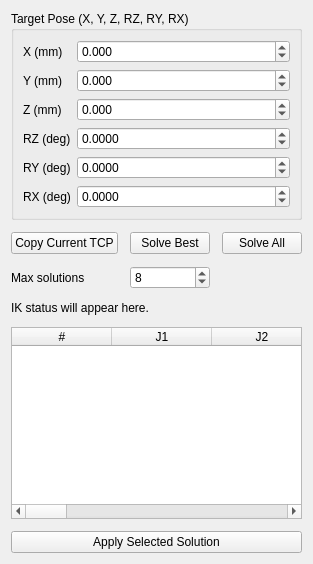
           <widget class="QWidget" name="ikTab">
            <attribute name="title">
             <string>IK</string>
            </attribute>
            <layout class="QVBoxLayout" name="ikTabLayout">
             <property name="spacing">
              <number>12</number>
             </property>
             <item>
              <widget class="QGroupBox" name="targetPoseGroupBox">
               <property name="title">
                <string>Target Pose (X, Y, Z, RZ, RY, RX)</string>
               </property>
               <layout class="QFormLayout" name="targetPoseFormLayout">
                <item row="0" column="0">
                 <widget class="QLabel" name="targetXLabel">
                  <property name="text">
                   <string>X (mm)</string>
                  </property>
                 </widget>
                </item>
                <item row="0" column="1">
                 <widget class="QDoubleSpinBox" name="targetXSpinBox">
                  <property name="decimals">
                   <number>3</number>
                  </property>
                  <property name="minimum">
                   <double>-2000.000000000000000</double>
                  </property>
                  <property name="maximum">
                   <double>2000.000000000000000</double>
                  </property>
                 </widget>
                </item>
                <item row="1" column="0">
                 <widget class="QLabel" name="targetYLabel">
                  <property name="text">
                   <string>Y (mm)</string>
                  </property>
                 </widget>
                </item>
                <item row="1" column="1">
                 <widget class="QDoubleSpinBox" name="targetYSpinBox">
                  <property name="decimals">
                   <number>3</number>
                  </property>
                  <property name="minimum">
                   <double>-2000.000000000000000</double>
                  </property>
                  <property name="maximum">
                   <double>2000.000000000000000</double>
                  </property>
                 </widget>
                </item>
                <item row="2" column="0">
                 <widget class="QLabel" name="targetZLabel">
                  <property name="text">
                   <string>Z (mm)</string>
                  </property>
                 </widget>
                </item>
                <item row="2" column="1">
                 <widget class="QDoubleSpinBox" name="targetZSpinBox">
                  <property name="decimals">
                   <number>3</number>
                  </property>
                  <property name="minimum">
                   <double>-2000.000000000000000</double>
                  </property>
                  <property name="maximum">
                   <double>2000.000000000000000</double>
                  </property>
                 </widget>
                </item>
                <item row="3" column="0">
                 <widget class="QLabel" name="targetRzLabel">
                  <property name="text">
                   <string>RZ (deg)</string>
                  </property>
                 </widget>
                </item>
                <item row="3" column="1">
                 <widget class="QDoubleSpinBox" name="targetRzSpinBox">
                  <property name="decimals">
                   <number>4</number>
                  </property>
                  <property name="minimum">
                   <double>-360.000000000000000</double>
                  </property>
                  <property name="maximum">
                   <double>360.000000000000000</double>
                  </property>
                 </widget>
                </item>
                <item row="4" column="0">
                 <widget class="QLabel" name="targetRyLabel">
                  <property name="text">
                   <string>RY (deg)</string>
                  </property>
                 </widget>
                </item>
                <item row="4" column="1">
                 <widget class="QDoubleSpinBox" name="targetRySpinBox">
                  <property name="decimals">
                   <number>4</number>
                  </property>
                  <property name="minimum">
                   <double>-360.000000000000000</double>
                  </property>
                  <property name="maximum">
                   <double>360.000000000000000</double>
                  </property>
                 </widget>
                </item>
                <item row="5" column="0">
                 <widget class="QLabel" name="targetRxLabel">
                  <property name="text">
                   <string>RX (deg)</string>
                  </property>
                 </widget>
                </item>
                <item row="5" column="1">
                 <widget class="QDoubleSpinBox" name="targetRxSpinBox">
                  <property name="decimals">
                   <number>4</number>
                  </property>
                  <property name="minimum">
                   <double>-360.000000000000000</double>
                  </property>
                  <property name="maximum">
                   <double>360.000000000000000</double>
                  </property>
                 </widget>
                </item>
               </layout>
              </widget>
             </item>
             <item>
              <layout class="QGridLayout" name="ikActionGridLayout">
               <item row="0" column="0">
                <widget class="QPushButton" name="copyCurrentTcpToTargetButton">
                 <property name="text">
                  <string>Copy Current TCP</string>
                 </property>
                </widget>
               </item>
               <item row="0" column="1">
                <widget class="QPushButton" name="solveBestButton">
                 <property name="text">
                  <string>Solve Best</string>
                 </property>
                </widget>
               </item>
               <item row="0" column="2">
                <widget class="QPushButton" name="solveAllButton">
                 <property name="text">
                  <string>Solve All</string>
                 </property>
                </widget>
               </item>
               <item row="1" column="0">
                <widget class="QLabel" name="maxSolutionsLabel">
                 <property name="text">
                  <string>Max solutions</string>
                 </property>
                </widget>
               </item>
               <item row="1" column="1">
                <widget class="QSpinBox" name="maxSolutionsSpinBox">
                 <property name="minimum">
                  <number>1</number>
                 </property>
                 <property name="maximum">
                  <number>16</number>
                 </property>
                 <property name="value">
                  <number>8</number>
                 </property>
                </widget>
               </item>
              </layout>
             </item>
             <item>
              <widget class="QLabel" name="ikStatusLabel">
               <property name="text">
                <string>IK status will appear here.</string>
               </property>
               <property name="wordWrap">
                <bool>true</bool>
               </property>
              </widget>
             </item>
             <item>
              <widget class="QTableWidget" name="ikResultsTableWidget">
               <property name="editTriggers">
                <set>QAbstractItemView::EditTrigger::NoEditTriggers</set>
               </property>
               <property name="alternatingRowColors">
                <bool>true</bool>
               </property>
               <property name="selectionMode">
                <enum>QAbstractItemView::SelectionMode::SingleSelection</enum>
               </property>
               <property name="selectionBehavior">
                <enum>QAbstractItemView::SelectionBehavior::SelectRows</enum>
               </property>
               <property name="columnCount">
                <number>13</number>
               </property>
               <attribute name="horizontalHeaderStretchLastSection">
                <bool>true</bool>
               </attribute>
               <column>
                <property name="text">
                 <string>#</string>
                </property>
               </column>
               <column>
                <property name="text">
                 <string>J1</string>
                </property>
               </column>
               <column>
                <property name="text">
                 <string>J2</string>
                </property>
               </column>
               <column>
                <property name="text">
                 <string>J3</string>
                </property>
               </column>
               <column>
                <property name="text">
                 <string>J4</string>
                </property>
               </column>
               <column>
                <property name="text">
                 <string>J5</string>
                </property>
               </column>
               <column>
                <property name="text">
                 <string>J6</string>
                </property>
               </column>
               <column>
                <property name="text">
                 <string>Pos err (mm)</string>
                </property>
               </column>
               <column>
                <property name="text">
                 <string>Ori err (deg)</string>
                </property>
               </column>
               <column>
                <property name="text">
                 <string>Shoulder</string>
                </property>
               </column>
               <column>
                <property name="text">
                 <string>Elbow</string>
                </property>
               </column>
               <column>
                <property name="text">
                 <string>Wrist</string>
                </property>
               </column>
               <column>
                <property name="text">
                 <string>Total cost</string>
                </property>
               </column>
              </widget>
             </item>
             <item>
              <widget class="QPushButton" name="applySelectedSolutionButton">
               <property name="text">
                <string>Apply Selected Solution</string>
               </property>
              </widget>
             </item>
            </layout>
           </widget>
